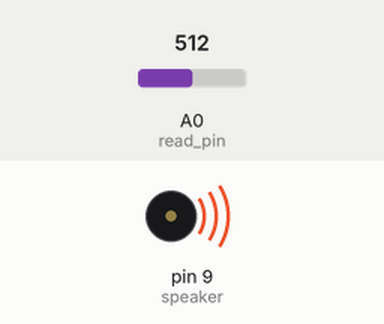
The sketch below on a simulated Arduino Uno, built with avr-gcc and run on an emulated ATmega328P. Shown: buzzer (waves = sounding). The test bench sets the inputs (shaded band); at power-on: A0 (read_pin) = 512. What the sketch prints to the serial monitor is not drawn.

Above: at 0.1 s.
Timing chart, 0 to 1.6 s (numbered marks = the images above):
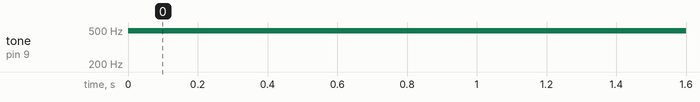

The sketch:

active_and_passive_speakers.ino
```cpp
int read_pin=A0,wait=10,speaker=9;
float pot_val=0,loud=0,volt=0;
void setup() {
  // put your setup code here, to run once:
  pinMode(read_pin,INPUT);
  pinMode(speaker,OUTPUT);
  Serial.begin(9600);

}

void loop() {
  // put your main code here, to run repeatedly:
  pot_val=analogRead(read_pin);
  loud=(255./1023.)*(pot_val);
  analogWrite(speaker,loud);
  Serial.println(loud);
  delay(wait);

}
```

Measured:
- by itself, tone on pin 9 (speaker): silent → 490 Hz at 0.00 s
